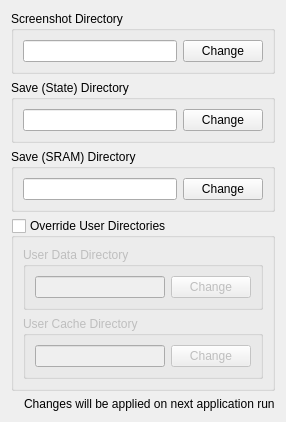
         <widget class="QWidget" name="directoriesTab">
          <attribute name="title">
           <string>Directories</string>
          </attribute>
          <layout class="QVBoxLayout" name="verticalLayout_4">
           <item>
            <widget class="QGroupBox" name="groupBox_26">
             <property name="title">
              <string>Screenshot Directory</string>
             </property>
             <layout class="QHBoxLayout" name="horizontalLayout_63">
              <item>
               <widget class="QLineEdit" name="screenshotDirLineEdit">
                <property name="readOnly">
                 <bool>true</bool>
                </property>
               </widget>
              </item>
              <item>
               <widget class="QPushButton" name="changeScreenShotDirButton">
                <property name="text">
                 <string>Change</string>
                </property>
               </widget>
              </item>
             </layout>
            </widget>
           </item>
           <item>
            <widget class="QGroupBox" name="groupBox_27">
             <property name="title">
              <string>Save (State) Directory</string>
             </property>
             <layout class="QHBoxLayout" name="horizontalLayout_64">
              <item>
               <widget class="QLineEdit" name="saveStateDirLineEdit">
                <property name="readOnly">
                 <bool>true</bool>
                </property>
               </widget>
              </item>
              <item>
               <widget class="QPushButton" name="changeSaveStateDirButton">
                <property name="text">
                 <string>Change</string>
                </property>
               </widget>
              </item>
             </layout>
            </widget>
           </item>
           <item>
            <widget class="QGroupBox" name="groupBox_28">
             <property name="title">
              <string>Save (SRAM) Directory</string>
             </property>
             <layout class="QHBoxLayout" name="horizontalLayout_65">
              <item>
               <widget class="QLineEdit" name="saveSramDirLineEdit">
                <property name="readOnly">
                 <bool>true</bool>
                </property>
               </widget>
              </item>
              <item>
               <widget class="QPushButton" name="changeSaveSramDirButton">
                <property name="text">
                 <string>Change</string>
                </property>
               </widget>
              </item>
             </layout>
            </widget>
           </item>
           <item>
            <widget class="QGroupBox" name="overrideUserDirsGroupBox">
             <property name="enabled">
              <bool>true</bool>
             </property>
             <property name="title">
              <string>Override User Directories</string>
             </property>
             <property name="checkable">
              <bool>true</bool>
             </property>
             <property name="checked">
              <bool>false</bool>
             </property>
             <layout class="QVBoxLayout" name="verticalLayout_27">
              <item>
               <widget class="QGroupBox" name="groupBox_30">
                <property name="title">
                 <string>User Data Directory</string>
                </property>
                <layout class="QHBoxLayout" name="horizontalLayout_67">
                 <item>
                  <widget class="QLineEdit" name="userDataDirLineEdit">
                   <property name="readOnly">
                    <bool>true</bool>
                   </property>
                  </widget>
                 </item>
                 <item>
                  <widget class="QPushButton" name="changeUserDataDirButton">
                   <property name="text">
                    <string>Change</string>
                   </property>
                  </widget>
                 </item>
                </layout>
               </widget>
              </item>
              <item>
               <widget class="QGroupBox" name="groupBox_31">
                <property name="title">
                 <string>User Cache Directory</string>
                </property>
                <layout class="QHBoxLayout" name="horizontalLayout_68">
                 <item>
                  <widget class="QLineEdit" name="userCacheDirLineEdit">
                   <property name="readOnly">
                    <bool>true</bool>
                   </property>
                  </widget>
                 </item>
                 <item>
                  <widget class="QPushButton" name="changeUserCacheDirButton">
                   <property name="text">
                    <string>Change</string>
                   </property>
                  </widget>
                 </item>
                </layout>
               </widget>
              </item>
             </layout>
            </widget>
           </item>
           <item>
            <spacer name="verticalSpacer">
             <property name="orientation">
              <enum>Qt::Vertical</enum>
             </property>
             <property name="sizeHint" stdset="0">
              <size>
               <width>20</width>
               <height>0</height>
              </size>
             </property>
            </spacer>
           </item>
           <item>
            <layout class="QHBoxLayout" name="emulationInfoLayout_13">
             <property name="sizeConstraint">
              <enum>QLayout::SetDefaultConstraint</enum>
             </property>
             <item>
              <widget class="QLabel" name="infoIconLabel_3">
               <property name="sizePolicy">
                <sizepolicy hsizetype="Minimum" vsizetype="Preferred">
                 <horstretch>0</horstretch>
                 <verstretch>0</verstretch>
                </sizepolicy>
               </property>
               <property name="text">
                <string/>
               </property>
               <property name="pixmap">
                <pixmap>:/newPrefix/Resource/Info.ico</pixmap>
               </property>
               <property name="wordWrap">
                <bool>false</bool>
               </property>
              </widget>
             </item>
             <item>
              <widget class="QLabel" name="label_65">
               <property name="sizePolicy">
                <sizepolicy hsizetype="Expanding" vsizetype="Minimum">
                 <horstretch>0</horstretch>
                 <verstretch>0</verstretch>
                </sizepolicy>
               </property>
               <property name="midLineWidth">
                <number>1</number>
               </property>
               <property name="text">
                <string>Changes will be applied on next application run</string>
               </property>
               <property name="textFormat">
                <enum>Qt::PlainText</enum>
               </property>
              </widget>
             </item>
            </layout>
           </item>
          </layout>
         </widget>
